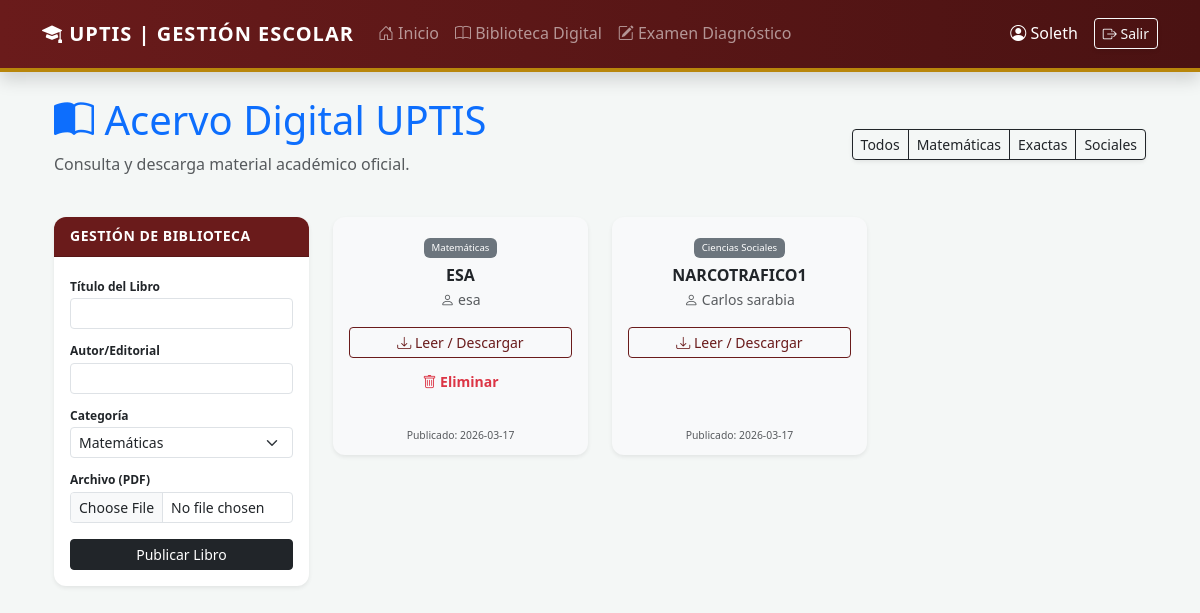
Screenshot of /biblioteca (signed in) with the database file from the repository.
### tables this page shows
CREATE TABLE libros (
            id INTEGER PRIMARY KEY AUTOINCREMENT,
            titulo TEXT NOT NULL,
            autor TEXT NOT NULL,
            categoria TEXT NOT NULL,
            archivo_url TEXT NOT NULL,
            subido_por INTEGER,
            fecha_subida TIMESTAMP DEFAULT CURRENT_TIMESTAMP,
            FOREIGN KEY (subido_por) REFERENCES usuarios (id) ON DELETE SET NULL
        );

### seed.py (the view, shortened to what this page needs)
@app.route('/biblioteca', methods=['GET', 'POST'])
def biblioteca():
    if 'user_id' not in session:
        return redirect(url_for('login'))
    conn = get_db_connection()
    categoria_filtro = request.args.get('cat')
    if categoria_filtro:
        libros = conn.execute('SELECT * FROM libros WHERE categoria = ? ORDER BY id DESC', (categoria_filtro,)).fetchall()
    else:
        libros = conn.execute('SELECT * FROM libros ORDER BY id DESC').fetchall()
    conn.close()
    return render_template('biblioteca.html', libros=libros, categoria_actual=categoria_filtro)

### seed.py (called while the page is built)
def get_db_connection():
    conn = sqlite3.connect('database.db', timeout=20)
    conn.row_factory = sqlite3.Row
    conn.execute('PRAGMA foreign_keys = ON')
    return conn

### templates/biblioteca.html (shortened to what this page needs)
{% extends 'layout.html' %}
{% block content %}
<div class="container-fluid">
    <div class="row mb-4 align-items-center">
        <div class="col-md-8">
            <h2 class="display-6 text-primary"><i class="bi bi-book-half"></i> Acervo Digital UPTIS</h2>
            <p class="text-muted">Consulta y descarga material académico oficial.</p>
        </div>
        <div class="col-md-4 text-end">
            <div class="btn-group shadow-sm">
                <a href="/biblioteca" class="btn btn-outline-dark btn-sm">Todos</a>
                <a href="/biblioteca?cat=Matemáticas" class="btn btn-outline-dark btn-sm">Matemáticas</a>
                <a href="/biblioteca?cat=Ciencias Exactas" class="btn btn-outline-dark btn-sm">Exactas</a>
                <a href="/biblioteca?cat=Sociales" class="btn btn-outline-dark btn-sm">Sociales</a>
            </div>
        </div>
    </div>
    <div class="row">
        {% if session['rol'] in ['admin', 'docente'] %}
        <div class="col-md-3">
            <div class="card border-primary shadow-sm mb-4">
                <div class="card-header bg-primary text-white small fw-bold">GESTIÓN DE BIBLIOTECA</div>
                <div class="card-body">
                    <form action="/biblioteca" method="POST" enctype="multipart/form-data">
                        <div class="mb-2">
                            <label class="x-small fw-bold">Título del Libro</label>
                            <input type="text" name="titulo" class="form-control form-control-sm" required>
                        </div>
                        <div class="mb-2">
                            <label class="x-small fw-bold">Autor/Editorial</label>
                            <input type="text" name="autor" class="form-control form-control-sm" required>
                        </div>
                        <div class="mb-2">
                            <label class="x-small fw-bold">Categoría</label>
                            <select name="categoria" class="form-select form-select-sm">
                                <option>Matemáticas</option>
                            </select>
                        </div>
                        <div class="mb-3">
                            <label class="x-small fw-bold">Archivo (PDF)</label>
                            <input type="file" name="libro_pdf" class="form-control form-control-sm" accept=".pdf" required>
                        </div>
                        <button type="submit" class="btn btn-dark btn-sm w-100">Publicar Libro</button>
                    </form>
                </div>
            </div>
        </div>
        <div class="col-md-9">
        {% else %}
        <div class="col-12">
        {% endif %}
            <div class="row row-cols-1 row-cols-md-3 g-4">
                {% for libro in libros %}
                <div class="col">
                    <div class="card h-100 shadow-sm border-0 bg-light">
                        <div class="card-body text-center">
                            <span class="badge bg-secondary mb-2" style="font-size: 0.6rem;">{{ libro.categoria }}</span>
                            <h6 class="card-title text-uppercase fw-bold mb-1">{{ libro.titulo }}</h6>
                            <p class="card-text small text-muted mb-3"><i class="bi bi-person"></i> {{ libro.autor }}</p>
                            <div class="d-grid gap-2">
                                <a href="{{ url_for('static', filename='biblioteca/' + libro.archivo_url) }}" target="_blank" class="btn btn-outline-primary btn-sm">
                                    <i class="bi bi-download"></i> Leer / Descargar
                                </a>
                                {% if session['rol'] == 'admin' or (session['rol'] == 'docente' and libro.subido_por == session['user_id']) %}
                                <a href="/biblioteca/borrar/{{ libro.id }}"
                                   class="btn btn-link btn-sm text-danger text-decoration-none fw-bold"
                                   onclick="return confirm('¿Estás seguro de que deseas eliminar este material?')">
                                    <i class="bi bi-trash"></i> Eliminar
                                </a>
                                {% endif %}
                            </div>
                        </div>
                        <div class="card-footer bg-transparent border-0 text-center">
                            <small class="text-muted" style="font-size: 0.65rem;">Publicado: {{ libro.fecha_subida.split(' ')[0] }}</small>
                        </div>
                    </div>
                </div>
                {% else %}
                <div class="col-12 text-center py-5">
                    <i class="bi bi-archive text-muted display-1"></i>
                    <p class="text-muted mt-2">No hay libros disponibles en esta sección por el momento.</p>
                </div>
                {% endfor %}
            </div>
        </div>
    </div>
</div>
{% endblock %}

### static/css/styles.css (style rules this page uses)
:root { --uptis-guinda: #6a1b1b; --uptis-guinda-light: #8b2a2a; --uptis-oro: #b8860b; --uptis-oro-light: #e0ac2e; --blanco-puro: #ffffff; --gris-fondo: #f4f7f6; --texto-oscuro: #2d2d2d; --sombra: 0 4px 12px rgba(0, 0, 0, 0.1); }
body { background-color: var(--gris-fondo); font-family: 'Segoe UI', Roboto, Helvetica, Arial, sans-serif; color: var(--texto-oscuro); line-height: 1.6; }
.card { border: none !important; border-radius: 12px !important; transition: transform 0.3s ease, box-shadow 0.3s ease; box-shadow: var(--sombra); }
.card-header { border-top-left-radius: 12px !important; border-top-right-radius: 12px !important; font-weight: 600; letter-spacing: 0.5px; }
.bg-primary { background-color: var(--uptis-guinda) !important; }
.btn-outline-primary { color: var(--uptis-guinda); border-color: var(--uptis-guinda); }
.badge { padding: 0.5em 0.8em; border-radius: 6px; font-weight: 500; }

### templates/biblioteca.html (style rules this page uses)
.x-small { font-size: 0.75rem; }

### rows the page displays
libros: categoria "Matemáticas", titulo "ESA", autor "esa", fecha_subida "2026-03-17"
libros: categoria "Ciencias Sociales", titulo "NARCOTRAFICO1", autor "Carlos sarabia", fecha_subida "2026-03-17"

### other values shown
{{ session.nombre }} "Soleth"
